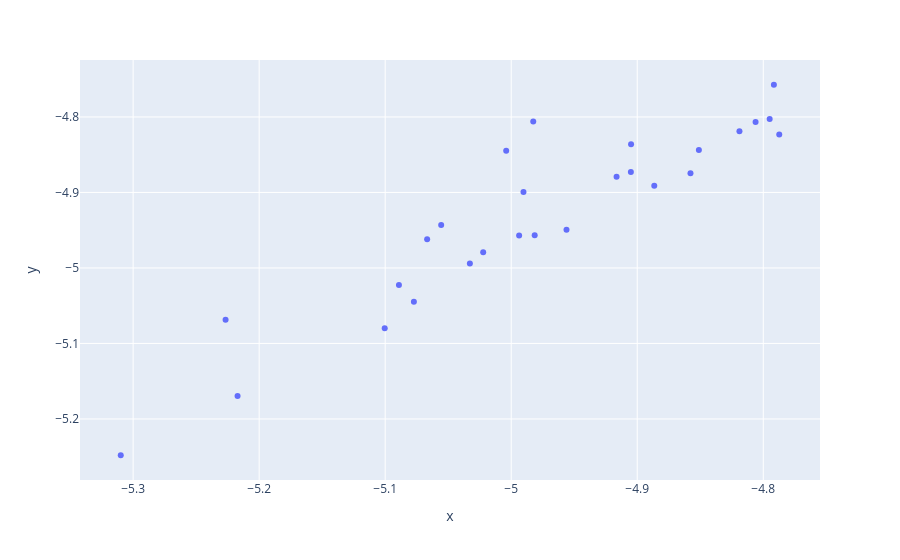

This figure's notebook cell:
### Code cell
d = 0.9
fig = px.scatter(x=df_reached[df_reached['L_D_Ratio'] <= d*df_reached['L_D_Ratio'].min()]['L_D_Ratio'].to_numpy(),
           y=best_model.predict(X_relev.loc[df_reached[df_reached['L_D_Ratio'] <= d*df_reached['L_D_Ratio'].min()].index]))
fig.show()

### Figure 1 — Plotly figure (JSON) as saved in the notebook; plotly's stock layout.template omitted (floating-point values rounded to 4 significant figures)
{"data": [{"hovertemplate": "x=%{x}<br>y=%{y}<extra></extra>", "legendgroup": "", "marker": {"color": "#636efa", "symbol": "circle"}, "mode": "markers", "name": "", "orientation": "v", "showlegend": false, "type": "scatter", "x": [-5.022, -5.004, -4.806, -4.994, -5.089, -4.905, -4.905, -4.981, -4.819, -4.956, -5.056, -5.067, -4.795, -4.851, -4.916, -4.858, -5.227, -5.033, -5.31, -5.217, -5.1, -4.886, -5.077, -4.792, -4.787, -4.983, -4.99], "xaxis": "x", "y": [-4.979, -4.845, -4.807, -4.957, -5.022, -4.836, -4.873, -4.957, -4.819, -4.95, -4.943, -4.962, -4.803, -4.844, -4.879, -4.875, -5.069, -4.994, -5.248, -5.17, -5.08, -4.891, -5.045, -4.757, -4.823, -4.806, -4.899], "yaxis": "y"}], "layout": {"autosize": true, "legend": {"tracegroupgap": 0}, "margin": {"t": 60}, "xaxis": {"anchor": "y", "autorange": true, "domain": [0, 1], "range": [-5.341, -4.756], "title": {"text": "x"}, "type": "linear"}, "yaxis": {"anchor": "x", "autorange": true, "domain": [0, 1], "range": [-5.286, -4.719], "title": {"text": "y"}, "type": "linear"}}}
